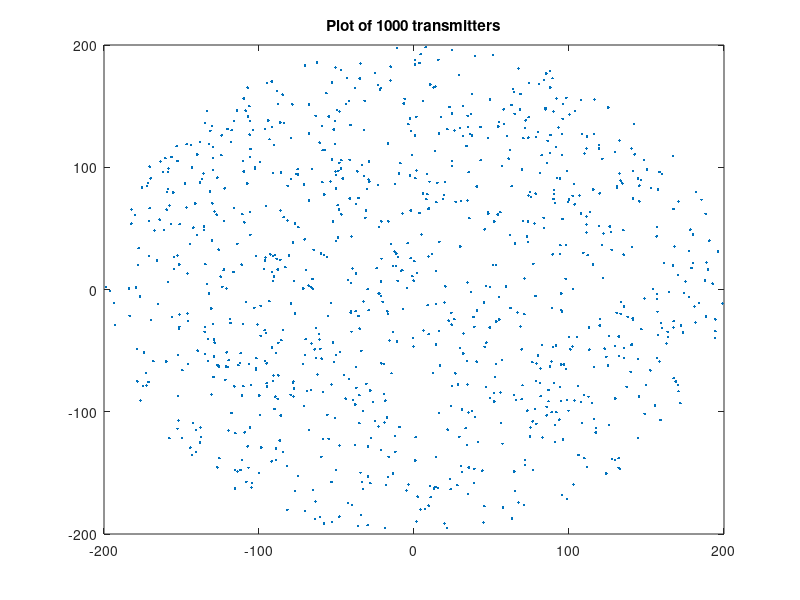

The MATLAB script that drew this image: (Note: this script raises an error after producing the figure.)
% Lab 2q3 code %

%for t=1:1000%experimenting 1000 times
% Data
n = 1000;%1000 wireless transmitters
radius = 200;%radius
xc = 0;%center point
yc = 0;%center point
% Engine
theta = rand(1,n)*(2*pi);
r = sqrt(rand(1,n))*radius;
x = xc + r.*cos(theta);
y = yc + r.*sin(theta);
% Check
figure(1)
plot(x,y,'.')
title('Plot of 1000 transmitters')
%end

ran = randi([1,n],1,1);

x1 = x(1,ran);
y1 = y(1,ran);

d = [xc,yc;x1,y1];
distance = pdist(d,'euclidean')

figure(2)
histogram(distance)
title('pdf of distance of one transmitter from origin')


%part b

z = zeros(1, n);
for t=1:n
   x2 = x(1,t);
   y2 = y(1,t);
   d2 = [xc,yc;x2,y2];
   distance1 = pdist(d2,'euclidean');
   z(t) = distance1;
end

[MinDist,Index] = min(z);

xmin = x(Index);
ymin = y(Index);

[MaxDist,Index2] = max(z);

xmax = x(Index);
ymax = y(Index);

pd = [MinDist, MaxDist];

figure(3)
histogram(pd)
title('pdf of distance of min and max transmitters from origin')

